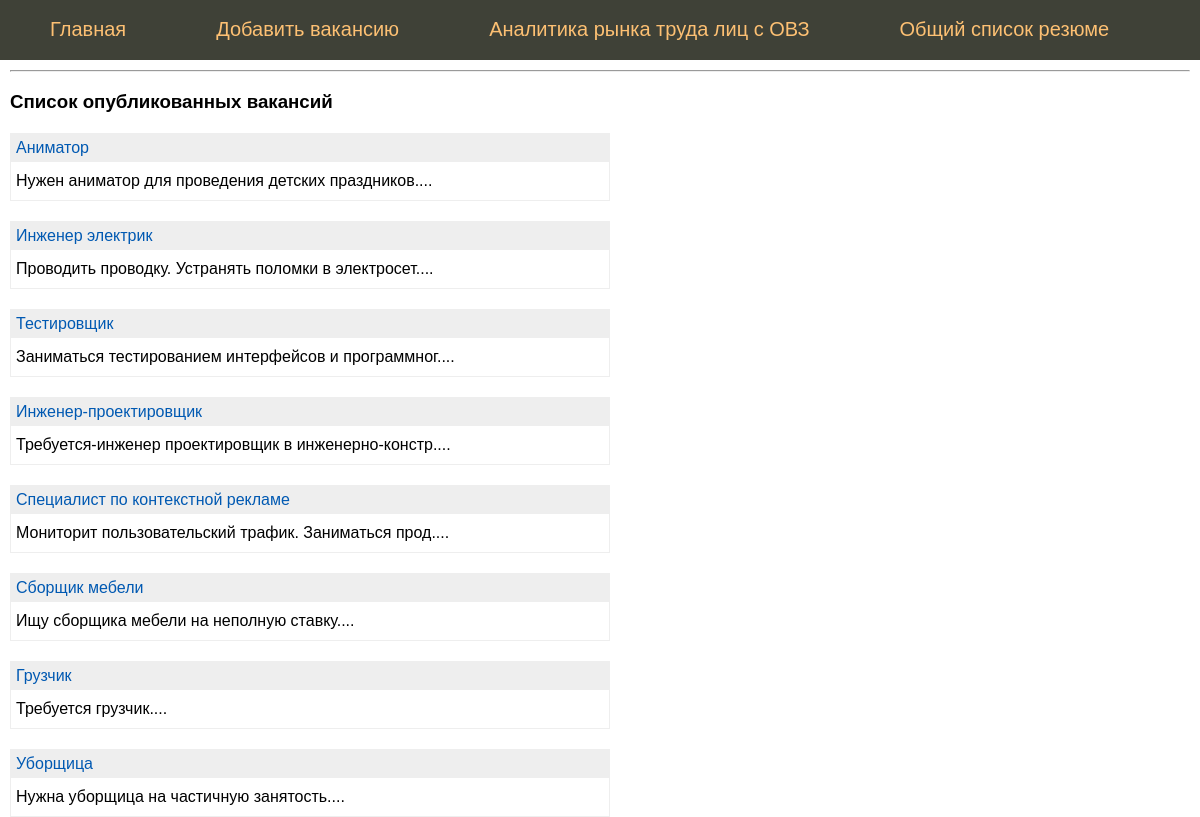
Before: / with the older database file.
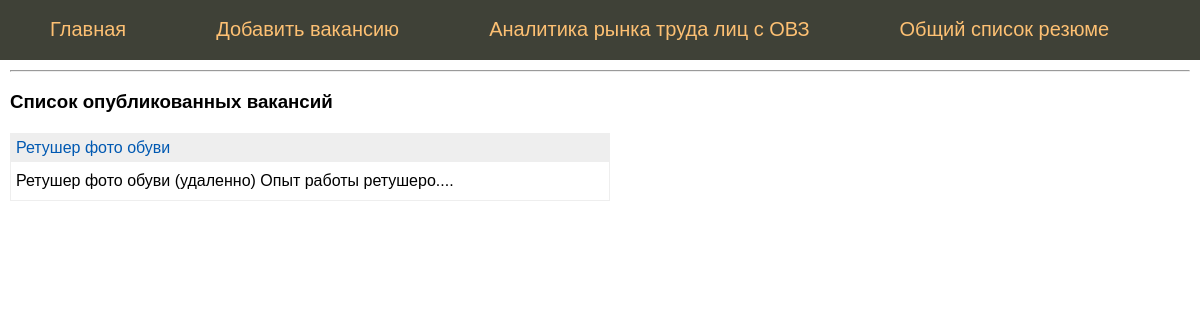
After: the same page with the newer database file.
### tables this page shows
CREATE TABLE mainmenu (
id integer PRIMARY KEY AUTOINCREMENT,
title text NOT NULL,
url text NOT NULL
);

CREATE TABLE "vacancy" (
	"id"	integer,
	"name"	text NOT NULL,
	"city"	text NOT NULL,
	"salary"	text NOT NULL,
	"schedule"	text NOT NULL,
	"description"	text NOT NULL,
	"time"	integer NOT NULL,
	"vacancy_vector"	TEXT,
	PRIMARY KEY("id" AUTOINCREMENT)
);

### flsite.py (the view)
@app.route('/')
def index():
    db = get_db() # установка соединения в момент прихода запроса
    '''
    Функцию get_db() можно при необходимости вызывать в каждом обработчике для того чтобы установить соединение с БД
    '''
    dbase = FDataBase(db)
    print(dbase.getMenu())
    return render_template('index.html',
                           menu = dbase.getMenu(),
                           vacancy=dbase.getVacancyAnonce())

### FDataBase.py (called while the page is built)
    def getMenu(self):
        sql = '''SELECT * FROM mainmenu'''
        try:
            self.__cur.execute(sql)
            res = self.__cur.fetchall()
            if res: return res
        except:
            print("Ошибка чтения из БД")
        return []

    def getVacancyAnonce(self):
        try:
            self.__cur.execute(f"SELECT id, name, description FROM vacancy ORDER BY time DESC")
            res = self.__cur.fetchall()
            if res: return res
        except sqlite3.Error as e:
            print("Ошибка получения вакансии из БД "+str(e))
        return []

### flsite.py (called while the page is built)
def connect_db():
    conn = sqlite3.connect(app.config['DATABASE'])
    conn.row_factory = sqlite3.Row # Записи из БД представлены не в виде кортежей, а в виде словаря
    return conn

def get_db():
    if not hasattr(g, 'link_db'):
        g.link_db = connect_db()
    return g.link_db

### templates/index.html
{% extends 'base.html' %}
{% block content %}
{{ super() }}
<hr>
<h3>Список опубликованных вакансий</h3>
<ul class="list-posts">
{% for p in vacancy %}
<li>
<p class="title"><a href="{{ url_for('showVacancy', id_vacancy=p.id)}}">{{p.name}}</a></p>
<p class="annonce">{{ p.description[:50] | striptags  }}....</p>
</li>
{% endfor %}
</ul>
{% endblock %}

### templates/base.html (shortened to what this page needs)
<!DOCTYPE html>
<html>
<head>
</head>
<body>
{% block content %}
	{% block mainmenu %}
		<ul class="mainmenu">
			{% for p in menu %}
			<li><a href="{{p.url}}">{{p.title}}</a></li>
			{% endfor %}
		</ul>
	{% endblock mainmenu %}
	<div class="content">
{% endblock %}
</div>
</body>
</html>

### templates/base.html (style rules this page uses)
html, body { font-family: 'Arial'; margin: 0; padding 0; height: 100%; width: 100%; }
a { color: #0059b2; text-decoration: none; }
ul.mainmenu { list-style: none; background: #3F4137; height: 60px; margin: 0; padding: 0; color: #fdc073; font-size: 20px; overflow: hidden; }
ul.mainmenu li { float: left; margin: 18px 40px 0 50px; }
ul.mainmenu li a { color: #fdc073; text-decoration: none; }
div.content { margin: 10px; }
ul.list-posts { list-style: none; margin: 0; padding: 0; max-width: 600px; }
ul.list-posts li { margin: 20px 0 0 0; border: 1px solid #eee; }
ul.list-posts .title { margin: 0; padding: 5px; background: #eee; }
ul.list-posts .annonce { margin: 0; padding: 10px 5px 10px 5px; }

Changed rows visible on the page:
removed vacancy: name "Аниматор", description "Нужен аниматор для проведения детских праздников"
removed vacancy: name "Инженер электрик", description "Проводить проводку. Устранять поломки в электросет"
removed vacancy: name "Тестировщик", description "Заниматься тестированием интерфейсов и программног"
removed vacancy: name "Инженер-проектировщик", description "Требуется-инженер проектировщик в инженерно-констр"
removed vacancy: name "Специалист по контекстной рекламе", description "Мониторит пользовательский трафик. Заниматься прод"
removed vacancy: name "Сборщик мебели", description "Ищу сборщика мебели на неполную ставку"
removed vacancy: name "Грузчик", description "Требуется грузчик"
removed vacancy: name "Уборщица", description "Нужна уборщица на частичную занятость"
added vacancy: name "Ретушер фото обуви", description "Ретушер фото обуви (удаленно) Опыт работы ретушеро"
